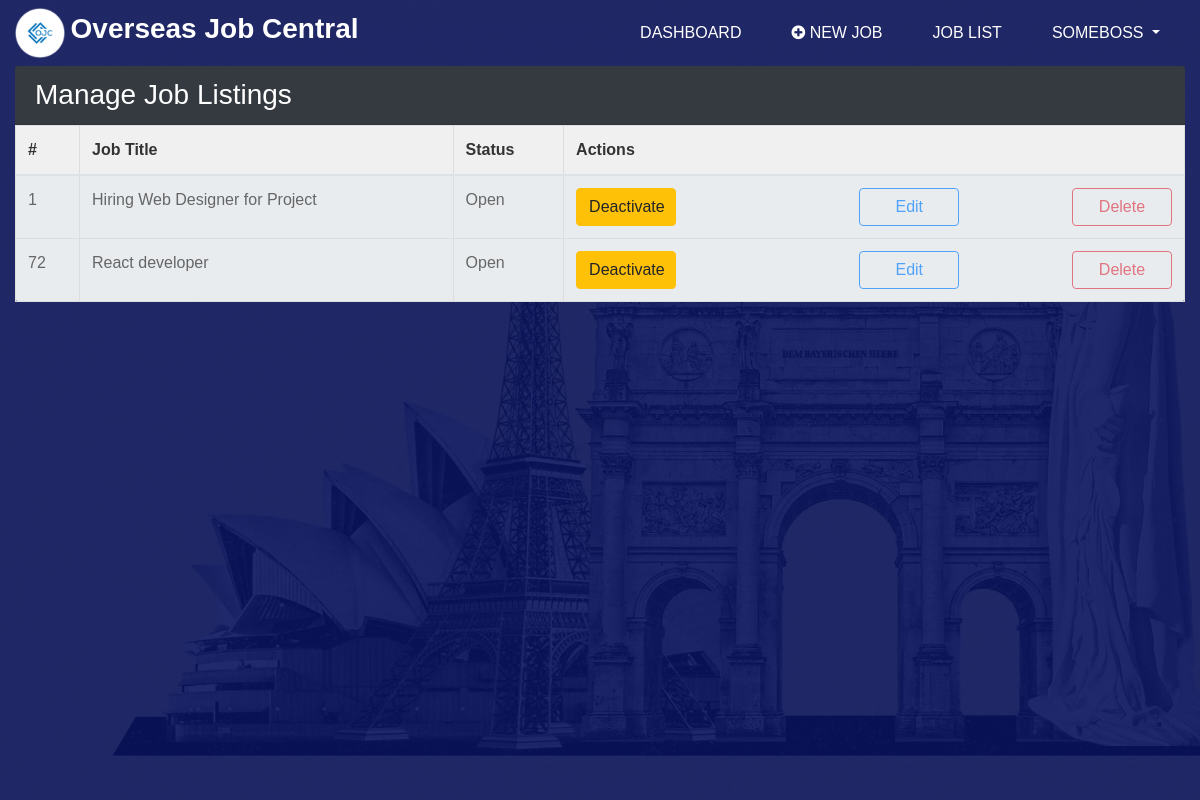
Page /employers/manage_jobs.php (signed in) on the earlier database version.
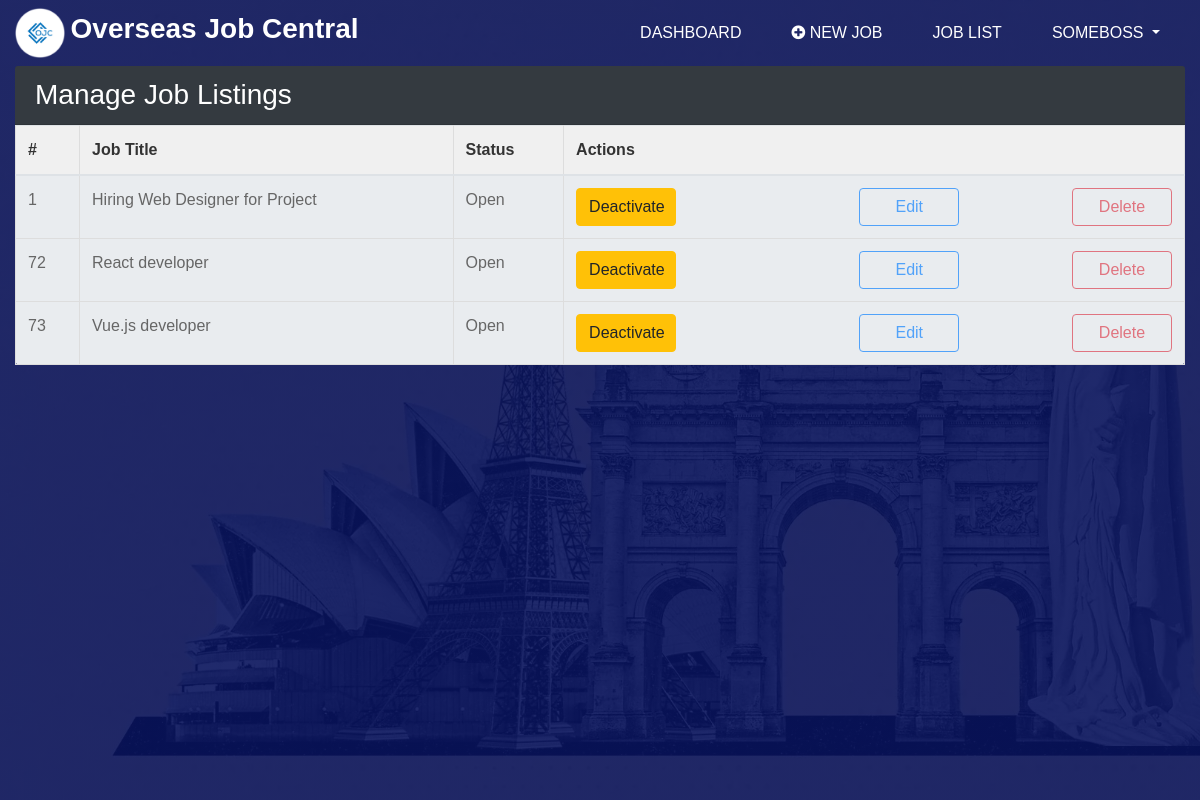
Same page on the later database version.
### tables this page shows
CREATE TABLE `jobs` (
  `id` int(11) NOT NULL,
  `job_title` varchar(100) NOT NULL,
  `job_desc` text NOT NULL,
  `responsibilities` text DEFAULT NULL,
  `experience` text DEFAULT NULL,
  `skills` text DEFAULT NULL,
  `requirements` text DEFAULT NULL,
  `salary` varchar(50) DEFAULT NULL,
  `job_location` varchar(100) NOT NULL,
  `employer` varchar(50) NOT NULL,
  `employer_id` int(100) NOT NULL,
  `status` int(10) DEFAULT NULL,
  `created_at` timestamp NOT NULL DEFAULT current_timestamp(),
  `updated_at` timestamp NULL DEFAULT NULL,
  `deleted_at` timestamp NULL DEFAULT NULL
);

### employers/manage_jobs.php (the view, shortened to what this page needs)
<?php
$db = new Database();
$conn = $db->getConnection();
$employer_id = $_SESSION['user_id'];
$job_query = "SELECT * FROM jobs WHERE employer_id = '$employer_id'";
$job_result = mysqli_query($conn, $job_query);
$job_data = array();
while ($row = mysqli_fetch_assoc($job_result)) {
    $job_data[] = $row;
}
?>
<?php include '../components/head.php'; ?>
<body style="background-image: linear-gradient(to right, #1f2766, #1f2766);">
<?php include '../navbars/nav__employer.php'; ?>
<div class="container-fluid">
    <h3 class="card-header bg-dark text-white">Manage Job Listings</h3>
    <table class="table jumbotron">
      <thead>
        <tr>
          <th>#</th>
          <th>Job Title</th>
          <th>Status</th>
          <th>Actions</th>
        </tr>
      </thead>
      <tbody>
        <?php foreach ($job_data as $job): ?>
        <tr>
          <td><?= $job['id'] ?></td>
          <td><?= $job['job_title'] ?></td>
          <td>
            <?php
              $status = $job['status'];
              if ($status == 0) {
                echo 'Closed';
              } elseif ($status == 1) {
                echo 'Pending';
              } elseif ($status == 2) {
                echo 'Open';
              }
            ?>
          </td>
          <td>
            <div class="row">
              <div class="col-md-4">
                <?php if ($status == 0) { ?>
                  <a href="activate_job.php?id=<?= $job['id'] ?>" class="btn btn-success" style="width: 100px;">Activate</a>
                <?php } elseif ($status == 1) { ?>
                  <span data-bs-toggle="tooltip" title="Job is pending">
                    <a href="#" class="btn btn-outline-success disabled" aria-disabled="true" style="width: 100px;">Activate</a>
                  </span>
                <?php } elseif ($status == 2) { ?>
                  <a href="deactivate_job.php?id=<?= $job['id'] ?>" class="btn btn-warning" style="width: 100px;">Deactivate</a>
                <?php } ?>
              </div>
              <div class="col-md-4">
                <center>
                  <div class="col-md-4">
                  <?php if ($status == 0) { ?>
                    <button class="btn btn-primary" style="width: 100px;" id="edit-profile-btn" data-toggle="modal" data-target="#edit-job-modal">
                      Edit
                    </button>
                  <?php } else { ?>
                  <span data-bs-toggle="tooltip" title="Cannot edit a pending job or open job">
                    <button class="btn btn-outline-primary disabled" aria-disabled="true" style="width: 100px;">
                      Edit
                    </button>
                  </span>
                  <?php } ?>
                </div>
                </center>
              </div>
              <?php if ($status == 0) { ?>
              <div class="col-md-4">
                <a href="delete_job.php?id=<?= $job['id'] ?>" class="btn btn-danger" style="width: 100px; float:right;">Delete</a>
              </div>
              <?php } else { ?>
              <div class="col-md-4" data-bs-toggle="tooltip" title="Cannot delete a pending job or open job">
                <button class="btn btn-outline-danger disabled" aria-disabled="true" style="width: 100px; float:right;">
                  Delete
                </button>
              </div>
              <?php } ?>
            </div>
          </td>
        </tr>
        <?php endforeach; ?>
      </tbody>
    </table>
  </div>
</body>
</html>

Differences in the rows shown:
added jobs: id "73", job_title "Vue.js developer", status "Open"
